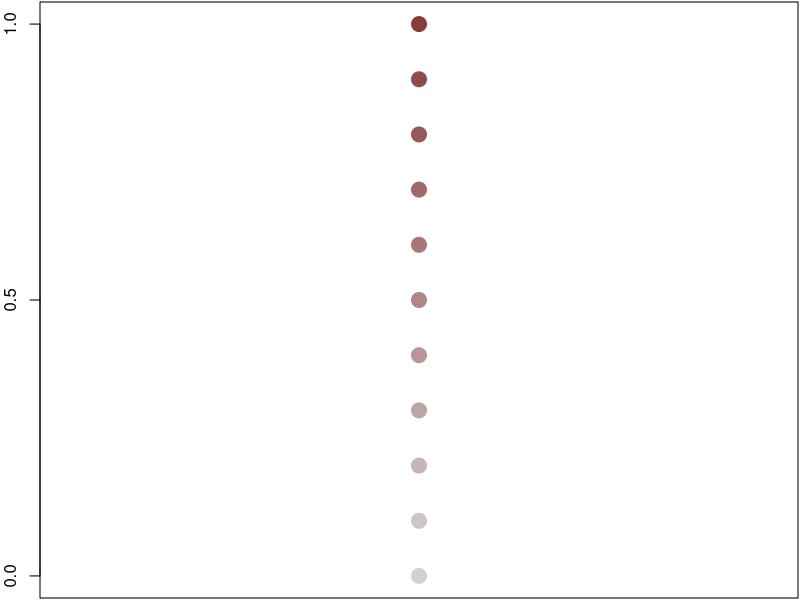

Write R code to recreate this figure.
pal11 <- colorRampPalette(c("green3","lightgray","indianred4"))

pdf("figures/scale-app.pdf", width = 1, height = 3)
par(mar=c(.1,2,.1,.1))
plot(cbind(1,seq(0,1,length.out = 11)), col=pal11(100)[seq(51,100,length.out=11)], pch=19, cex=2, yaxt="n", xaxt="n")
axis(2,at = seq(0,1,.5))

dev.off()


